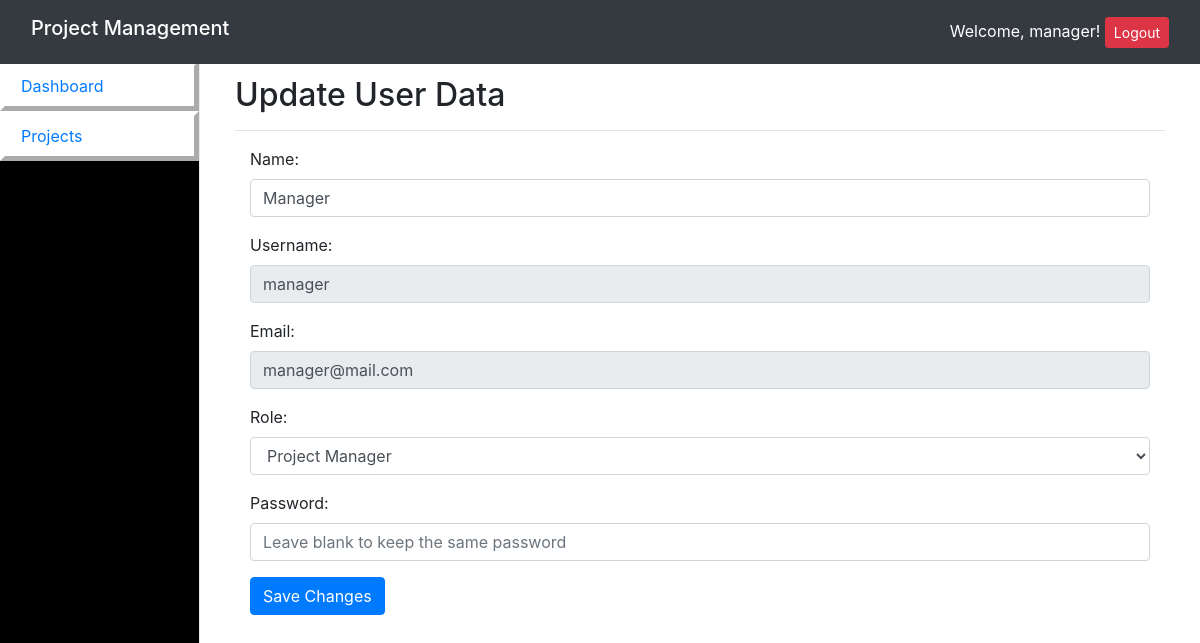
The page /edit_user/7/ on the database its author committed.
### projectadmin/models.py (models this page shows, shortened)
class CustomUser(AbstractUser):
    USER_ROLE_CHOICES = [
        ('Project Manager', 'Project Manager'),
        ('Team Lead', 'Team Lead'),
        ('Developer', 'Developer'),
        ('Designer', 'Designer'),
        ('Quality Assurance Specialist', 'Quality Assurance Specialist'),
    ]
    name = models.CharField(max_length=255)
    role = models.CharField(max_length=50, blank=True, choices=USER_ROLE_CHOICES)

### projectadmin/user_views.py (the view)
# urls.py: path('edit_user/<int:user_id>/', edit_user_view, name='edit_user'),
def edit_user_view(request, user_id):
    user = get_object_or_404(CustomUser, id=user_id)
    if request.method == 'POST':
        form = EditUserForm(request.POST, instance=user)
        if form.is_valid():
            form.save()
            messages.success(request, 'User updated successfully.')
            return redirect('users')
    else:
        form = EditUserForm(instance=user)
    return render(request, 'projectadmin/edit_user.html', {'form': form, 'user': user})

### projectadmin/forms.py
class EditUserForm(UserChangeForm):
    class Meta:
        model = CustomUser
        fields = ['username', 'email', 'name', 'role', 'password']

### projectadmin/templates/projectadmin/edit_user.html (shortened to what this page needs)
{% extends 'projectadmin/base.html' %}
{% block content %}
<div class="container">
        <h2>Update User Data </h2>
        <hr />
        <div class="container">
        <form method="post" class="form" action="{% url 'edit_user' user.id %}">
            <div class="form-group">
                <label for="name">Name:</label>
                <input type="text" class="form-control" id="name" name="name" value="{{ user.name }}">
            </div>
            <div class="form-group">
                <label for="username">Username:</label>
                <input type="text" class="form-control" id="username" name="username" value="{{ user.username }}" readonly>
            </div>
            <div class="form-group">
                <label for="email">Email:</label>
                <input type="email" class="form-control" id="email" name="email" value="{{ user.email }}" readonly>
            </div>
            <div class="form-group">
                <label for="role">Role:</label>
                <select class="form-control" id="role" name="role">
                    <option value="Project Manager"  {% if user.role == 'Project Manager' %}selected{% endif %}>Project Manager</option>
                </select>
            </div>
            <div class="form-group">
                <label for="password">Password:</label>
                <input type="password" class="form-control" id="password" name="password" placeholder="Leave blank to keep the same password">
            </div>
            <button type="submit" class="btn btn-primary">Save Changes</button>
        </form>
        </div>
    </div>
{% endblock %}

### projectadmin/templates/projectadmin/base.html (shortened to what this page needs)
<!DOCTYPE html>
<html lang="en">
<head>
    <link rel="stylesheet" href="https://stackpath.bootstrapcdn.com/bootstrap/4.5.2/css/bootstrap.min.css">
    <link rel="stylesheet" type='text/css' href="http://cdnjs.cloudflare.com/ajax/libs/font-awesome/5.15.3/css/all.min.css" />
</head>
<body>
    <header class="navbar navbar-dark fixed-top bg-dark">
        <div class="container-fluid">
            <h1 class="navbar-brand">{% block header_title %}Project Management{% endblock %}</h1>
            <div class="user-info text-white">
                {% if user.is_authenticated %}
                    Welcome, {{ user.username }}! <a href="{% url 'logout' %}" class="btn btn-danger btn-sm">Logout</a>
                {% else %}
                    <a href="{% url 'login' %}" class="text-white">Login</a>
                {% endif %}
            </div>
        </div>
    </header>
    <div class="container-fluid">
        <div class="row">
            <nav class="col-md-2 d-none d-md-block sidebar">
                <div class="sidebar-sticky">
                    <ul class="nav flex-column">
                        <li class="nav-item">
                            <a class="nav-link active" href="{% url 'home' %}">
                                Dashboard
                            </a>
                        </li>
                        <li class="nav-item">
                            <a class="nav-link" href="{% url 'projects' %}">
                                Projects
                            </a>
                        </li>
                    </ul>
                </div>
            </nav>
            <main role="main" class="col-md-9 ml-sm-auto col-lg-10 main-content">
                {% block content %}{% endblock %}
            </main>
        </div>
    </div>
</body>
</html>

### projectadmin/templates/projectadmin/base.html (style rules this page uses)
body { padding-top: 56px; }
header { background-color: #343a40; padding: 10px 0; }
header h1 { color: #fff; }
.sidebar { position: fixed; top: 56px; bottom: 0; left: 0; z-index: 1000; padding-top: 20px; padding-bottom: 20px; background-color: black; border-right: 1px solid #e9ecef; }
.main-content { margin-left: 220px; padding: 20px; }
.nav-item { border: 5px outset white; background-color: white; }
ul { margin: -15px; padding: 0px; }

### rows shown on the page
CustomUser: username "manager", name "Manager", email "manager@mail.com", role "Project Manager"
